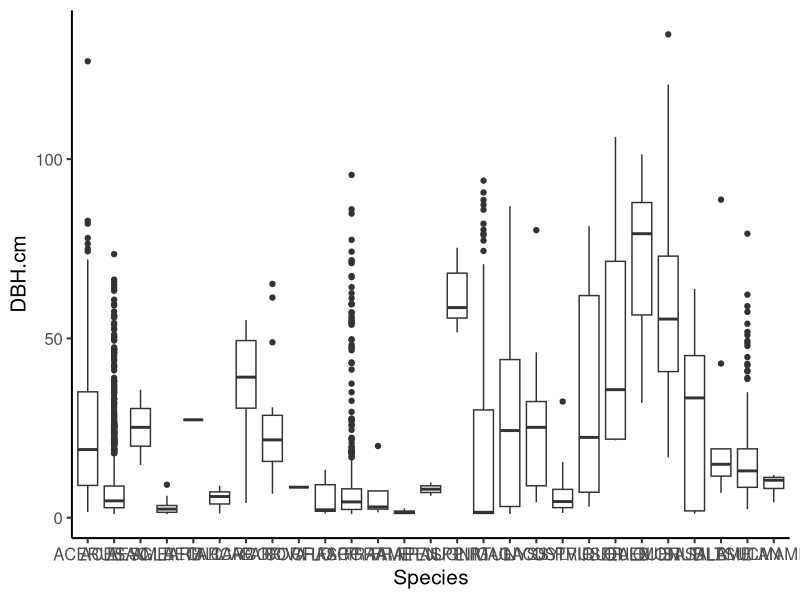
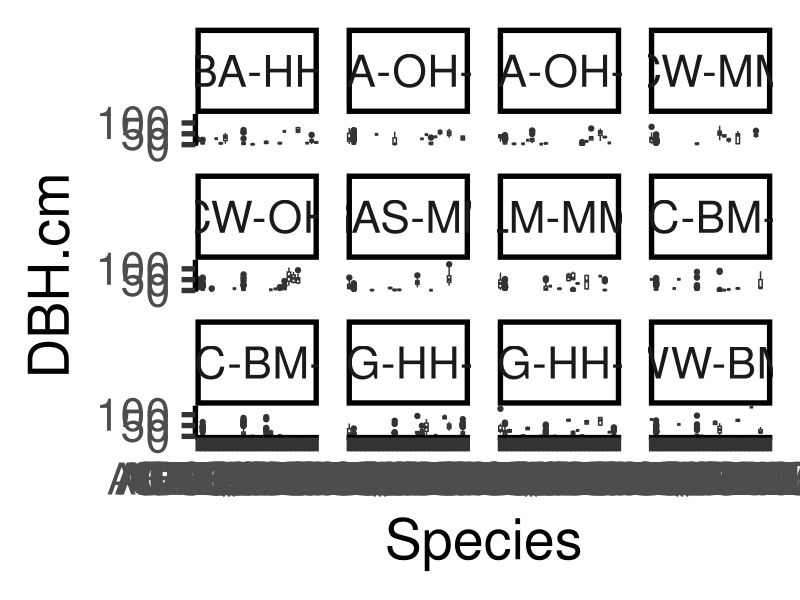

These figures' R source, in order:
# Code to QAQC plot census data
# code will be adapted to compare data across censuses

library(tidyverse)

# read in the data and inspect
dat = read.csv("./Raw.Data/Plot_Census_2026.csv")
str(dat)
summary(dat)

# detect duplicates
dat %>%
  count(StemID) %>%
  filter(n > 1)

# make sure species codes are entered consistently
table(dat$Species)

# get unique species names
sort(unique(dat$Species))

# check if any value in any column is NA
table(is.na(dat))

# check range of DBH
# no value should be < 1
range(dat$DBH.cm)
# 1.0 to 134.8

# check to see if two decimal places were entered, should only be 1
dat %>%
  filter(DBH.cm != round(DBH.cm, 1))

# look to see if there is species-specific outlier detection
trees.qaqc <- dat %>%
  group_by(Plot,Species) %>%
  mutate(
    mean.dbh = mean(DBH.cm, na.rm = TRUE),
    sd.dbh = sd(DBH.cm, na.rm = TRUE),
    z = (DBH.cm - mean.dbh) / sd.dbh,
    flag.outlier = abs(z) > 3)

table(trees.qaqc$flag.outlier)
# flagging an ACSA much larger than mean for the species

# Visualize DBH for species

ggplot(dat, aes(x = Species, y = DBH.cm)) +
  geom_boxplot()+
  theme_classic(base_size = 15)

ggplot(dat, aes(x = Species, y = DBH.cm)) +
  geom_boxplot()+
  theme_classic(base_size = 40)+
  facet_wrap(~Plot)
